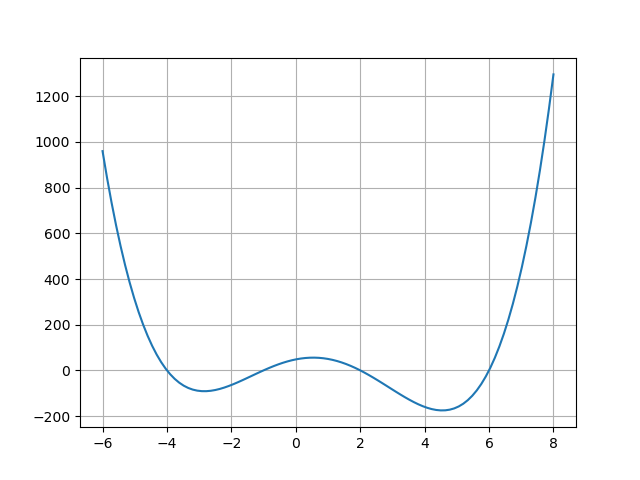

Write Python code to recreate this figure.
#! /usr/bin/env python3
#
def minimize_scalar_test ( ):

#*****************************************************************************80
#
## minimize_scalar_test() seeks a minimizer of a scalar polynomial.
#
#  Licensing:
#
#    This code is distributed under the MIT license.
#
#  Modified:
#
#    21 March 2023
#
#  Author:
#
#    John Burkardt
#
  from scipy.optimize import minimize_scalar
  import matplotlib.pyplot as plt
  import numpy as np

  print ( '' )
  print ( 'minimize_scalar_polynomial():' )
  print ( '  minimize_scalar() seeks a minimizer of a scalar function.' )

  x = np.linspace ( -6.0, 8.0, 101 )
  y = p ( x )
  plt.clf ( )
  plt.plot ( x, y )
  plt.grid ( True )
  filename = 'minimize_scalar_test.png'
  plt.savefig ( filename )
  print ( '  Graphics saved as "' + filename + '"' )
  plt.close ( )
  
  result = minimize_scalar ( p )

  print ( '' )
  print ( '  Minimizer found at ', result.x )
  print ( '  p(x) = ', p ( result.x ) )

  result = minimize_scalar ( p, bounds = [0.0, 6.0] )

  print ( '' )
  print ( '  Specifying search interval of [0,6]:' )
  print ( '  Minimizer found at ', result.x )
  print ( '  p(x) = ', p ( result.x ) )
  return

def p ( x ):  
  value = x**4 - 3.0 * x**3 - 24 * x**2 + 28 * x + 48
  return value

if ( __name__ == '__main__' ):
  minimize_scalar_test ( )
